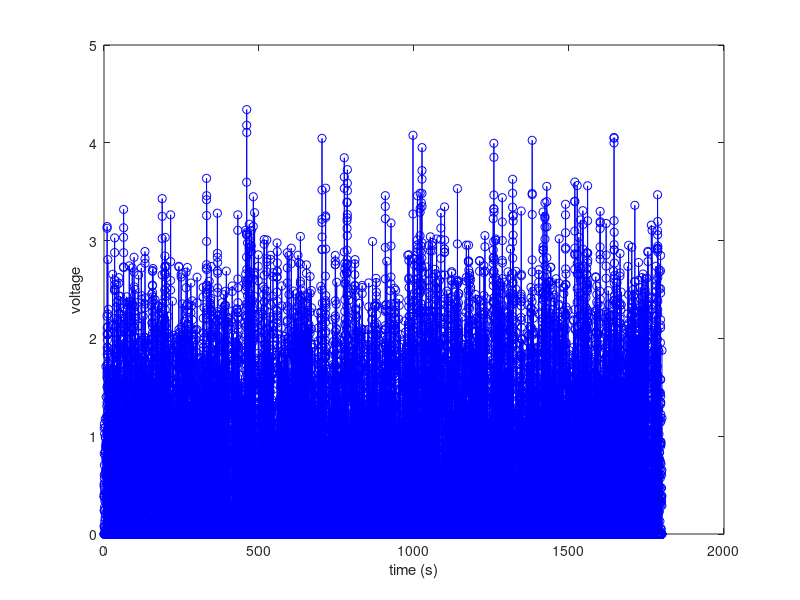
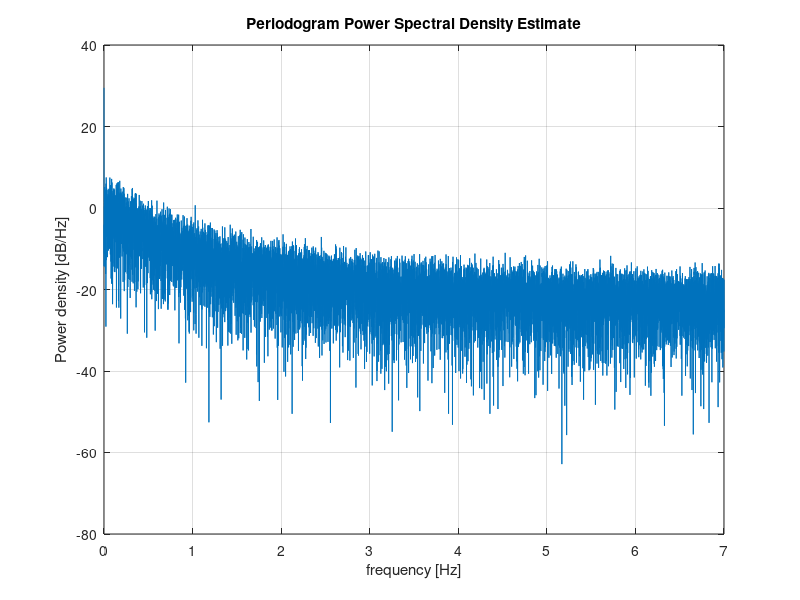

Recreate these plots in MATLAB, in order.
fps = 14;
frame_count = 25200;
correlationTime = .5;
sigma = 1; %the standard deviation
minVoltage = 0;
maxVoltage = 5;
currentVoltage = 0.5; %in this case, the average voltage


voltages = zeros(1,frame_count);
A = exp(-(1/fps)/correlationTime);
voltages(1,1) = 0; %the initial voltage is 0, we will offset later

for frame = 2:frame_count
    voltages(1,frame) = A*voltages(1,frame-1) + (randn(1)*sqrt(sigma^2*(1-(A^2))));
    %voltages(1,frame) = (randn(1)*sqrt(sigma^2*(1-(A^2))));
end

%offset
voltages = voltages + currentVoltage;

%make sure the signal does not go out of bounds
voltages(voltages<minVoltage) = minVoltage;
voltages(voltages>maxVoltage) = maxVoltage;

figure
plot(0:1/fps:(frame_count-1)/fps, voltages, 'bo-')
xlabel('time (s)') % x-axis label
ylabel('voltage') % y-axis label


N = length(voltages);
xdft = fft(voltages);
xdft = xdft(1:N/2+1);
psdx = (1/(frame_count*N)) * abs(xdft).^2;
psdx(2:end-1) = 2*psdx(2:end-1);
freq = 0:frame_count/length(voltages):frame_count/2;

figure;
% plot(freq(1:100),10*log10(psdx(1:100)))
% grid on
% title('Periodogram Using FFT')
% xlabel('Frequency (Hz)')
% ylabel('Power/Frequency (dB/Hz)')

periodogram(voltages,rectwin(length(voltages)),length(voltages),fps, 'power')